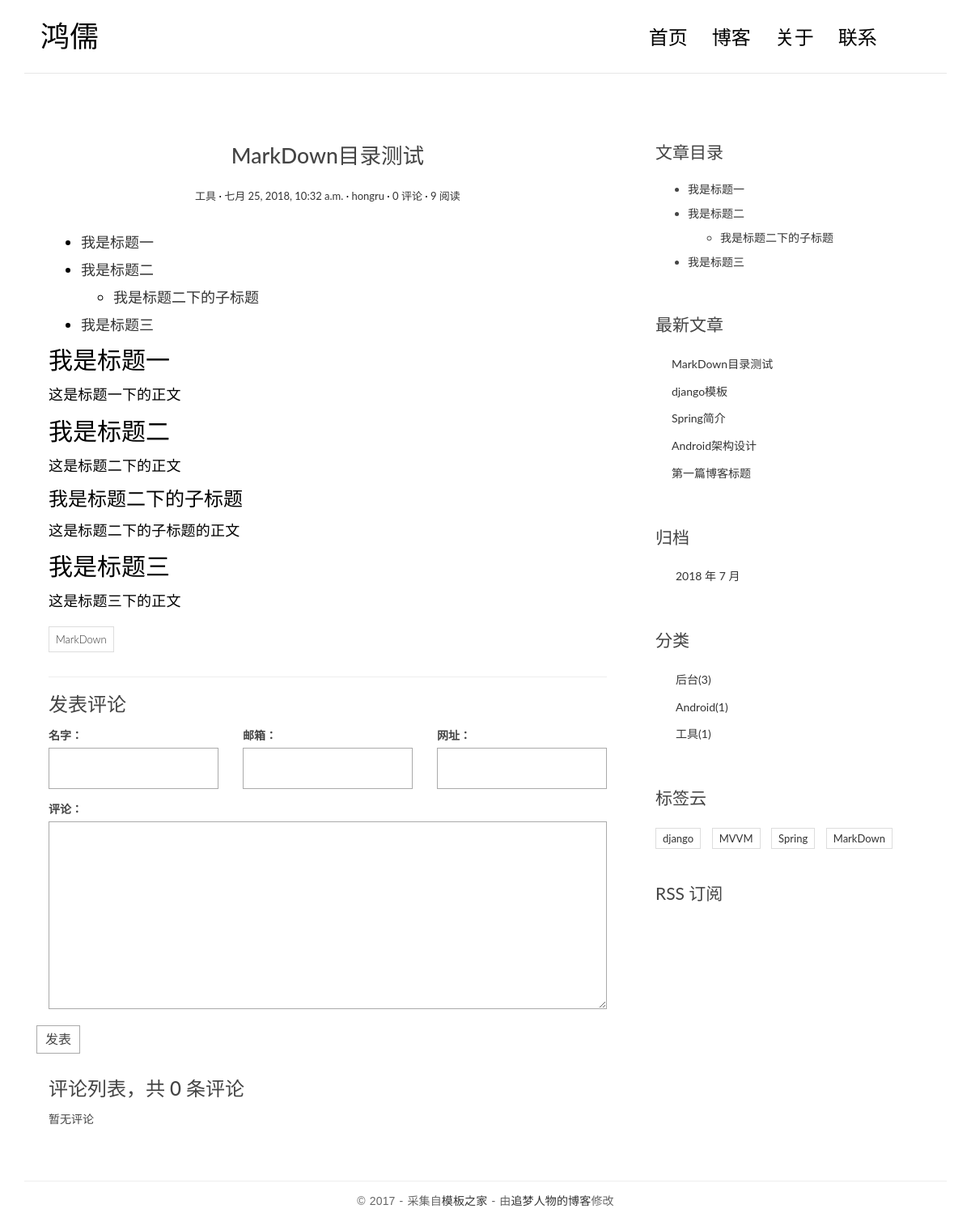
/blog/post/5, run on the app's committed database.
### blog/models.py (models this page shows, shortened)
@python_2_unicode_compatible
class Post(models.Model):
    title = models.CharField(max_length=70)
    body = models.TextField()
    created_time = models.DateTimeField()
    modified_time = models.DateTimeField()
    excerpt = models.CharField(max_length=200, blank=True)
    category = models.ForeignKey(Category, on_delete=models.CASCADE)
    tags = models.ManyToManyField(Tag, blank=True)
    author = models.ForeignKey(User, on_delete=models.CASCADE)
    views = models.PositiveIntegerField(default=0)
    class Meta:
        ordering = ['-created_time']
    def increase_views(self):
        self.views += 1
        self.save(update_fields=['views'])
    def save(self, *args, **kwargs):
        if not self.excerpt:
            md = markdown.Markdown(extensions=[
                'markdown.extensions.extra',
                'markdown.extensions.codehilite',
            ])
            self.excerpt = strip_tags(md.convert(self.body)[:54])
        super(Post, self).save(*args, **kwargs)
    def get_absolute_url(self):
        return reverse('blog:detail', kwargs={'pk': self.pk})

@python_2_unicode_compatible
class Category(models.Model):
    name = models.CharField(max_length=100)

@python_2_unicode_compatible
class Tag(models.Model):
    name = models.CharField(max_length=100)

### blog/views.py (the view)
# urls.py: url(r'^post/(?P<pk>[0-9]+)', views.PostDetailView.as_view(), name='detail'),
class PostDetailView(DetailView):
    model = Post
    template_name = 'blog/detail.html'
    context_object_name = 'post'
    def get(self, request, *args, **kwargs):
        response = super(PostDetailView, self).get(request, *args, **kwargs)
        self.object.increase_views()
        return response
    def get_object(self, queryset=None):
        post = super(PostDetailView, self).get_object(queryset=None)
        md = markdown.Markdown(
            extensions=[
                'markdown.extensions.extra',
                'markdown.extensions.codehilite',
                TocExtension(slugify=slugify),
            ]
        )
        post.body = md.convert(post.body)
        post.toc = md.toc
        return post
    def get_context_data(self, **kwargs):
        context = super(PostDetailView, self).get_context_data(**kwargs)
        form = CommentForm()
        comment_list = self.object.comment_set.all()
        context.update({
            'form': form,
            'comment_list': comment_list
        })
        return context

### comments/forms.py
class CommentForm(forms.ModelForm):
    class Meta:
        model = Comment
        fields = ['name', 'email', 'url', 'text']

### blog/templatetags/blog_tags.py (called while the page is built)
@register.simple_tag
def get_recent_posts(num=5):
    return Post.objects.all().order_by('-created_time')[:num]

@register.simple_tag
def archives():
    return Post.objects.dates('created_time', 'month', order='DESC')

@register.simple_tag
def get_categories():
    return Category.objects.annotate(num_posts=Count('post')).filter(num_posts__gt=0)

@register.simple_tag
def get_tags():
    return Tag.objects.annotate(num_posts=Count('post')).filter(num_posts__gt=0)

### templates/blog/detail.html (shortened to what this page needs)
{% extends 'base.html' %}
{% block main %}
    <article class="post post-1">
        <header class="entry-header">
            <h1 class="entry-title">{{ post.title }}</h1>
            <div class="entry-meta">
                <span class="post-category"><a href="#">{{ post.category.name }}</a></span>
                <span class="post-date"><a href="#"><time class="entry-date"
                                                          datetime="{{ post.created_time }}">{{ post.created_time }}</time></a></span>
                <span class="post-author"><a href="#">{{ post.author }}</a></span>
                <span class="comments-link"><a href="#">{{ comment_list.count }} 评论</a></span>
                <span class="views-count"><a href="#">{{ post.views }} 阅读</a></span>
            </div>
        </header>
        <div class="entry-content clearfix">
            {{ post.body|safe }}
            <div class="widget-tag-cloud">
                <ul>
                    {% for tag in post.tags.all %}
                        <li><a href="{% url 'blog:tag' tag.pk %}">{{ tag.name }}</a></li>
                    {% endfor %}
                </ul>
            </div>
        </div>
    </article>
    <section class="comment-area" id="comment-area">
        <hr>
        <h3>发表评论</h3>
        <form action="{% url 'comments:post_comment' post.pk %}" method="post" class="comment-form">
            <div class="row">
                <div class="col-md-4">
                    <label for="{{ form.name.id_for_label }}">名字：</label>
                    {{ form.name }}
                </div>
                <div class="col-md-4">
                    <label for="{{ form.email.id_for_label }}">邮箱：</label>
                    {{ form.email }}
                </div>
                <div class="col-md-4">
                    <label for="{{ form.url.id_for_label }}">网址：</label>
                    {{ form.url }}
                </div>
                <div class="col-md-12">
                    <label for="{{ form.text.id_for_label }}">评论：</label>
                    {{ form.text }}
                </div>
                <button type="submit" class="comment-btn">发表</button>
            </div>
        </form>
        <div class="comment-list-panel">
            <h3>评论列表，共 <span>{{ comment_list.count }}</span> 条评论</h3>
            <ul class="comment-list list-unstyled">
                {% for comment in comment_list %}
                    <li class="comment-item">
                        <span class="nickname">{{ comment.name }}</span>
                        <time class="submit-date"
                              datetime="{{ comment.created_time }}">{{ comment.created_time }}</time>
                        <div class="text">
                            {{ comment.text }}
                        </div>
                    </li>
                {% empty %}
                    暂无评论
                {% endfor %}
            </ul>
        </div>
    </section>
{% endblock main %}
{% block toc %}
    <div class="widget widget-content">
        <h3 class="widget-title">文章目录</h3>
        {{ post.toc|safe }}
    </div>
{% endblock toc %}

### templates/base.html (shortened to what this page needs)
{% load static %}
{% load blog_tags %}
<!DOCTYPE html>
<html>
<head>
    <link rel="stylesheet" href="{% static 'blog/css/bootstrap.min.css' %}">
    <link rel="stylesheet" href="http://code.ionicframework.com/ionicons/2.0.1/css/ionicons.min.css">
    <link rel="stylesheet" href="{% static 'blog/css/pace.css' %}">
    <link rel="stylesheet" href="{% static 'blog/css/custom.css' %}">
    <link rel="stylesheet" href="{% static 'blog/css/highlights/friendly.css' %}">
</head>
<body>
<div class="container">
    <header id="site-header">
        <div class="row">
            <div class="col-md-4 col-sm-5 col-xs-8">
                <div class="logo">
                    <h1><a href="{% url 'blog:index' %}"><b>鸿儒</b></a></h1>
                </div>
            </div>
            <div class="col-md-8 col-sm-7 col-xs-4">
                <nav class="main-nav" role="navigation">
                    <div class="collapse navbar-collapse" id="bs-example-navbar-collapse-1">
                        <ul class="nav navbar-nav navbar-right">
                            <li class="cl-effect-11"><a href="index.html" data-hover="首页">首页</a></li>
                            <li class="cl-effect-11"><a href="full-width.html" data-hover="博客">博客</a></li>
                            <li class="cl-effect-11"><a href="about.html" data-hover="关于">关于</a></li>
                            <li class="cl-effect-11"><a href="contact.html" data-hover="联系">联系</a></li>
                        </ul>
                    </div>
                </nav>
            </div>
        </div>
    </header>
</div>
<div class="content-body">
    <div class="container">
        <div class="row">
            <main class="col-md-8">
                {% block main %}
                {% endblock main %}
            </main>
            <aside class="col-md-4">
                {% block toc %}
                {% endblock toc %}
                <div class="widget widget-recent-posts">
                    <h3 class="widget-title">最新文章</h3>
                    {% get_recent_posts as recent_post_list %}
                    <ul>
                        {% for post in recent_post_list %}
                            <li>
                                <a href="{{ post.get_absolute_url }}">{{ post.title }}</a>
                            </li>
                        {% endfor %}
                    </ul>
                </div>
                <div class="widget widget-archives">
                    <h3 class="widget-title">归档</h3>
                    {% archives as date_list %}
                    <ul>
                        {% for date in date_list %}
                            <li>
                                <a href="{% url 'blog:archives' date.year date.month %}">{{ date.year }}
                                    年 {{ date.month }} 月</a>
                            </li>
                        {% empty %}
                            暂无归档
                        {% endfor %}
                    </ul>
                </div>
                <div class="widget widget-category">
                    <h3 class="widget-title">分类</h3>
                    {% get_categories as category_list %}
                    <ul>
                        {% for category in category_list %}
                            <li>
                                <a href="{% url 'blog:category' category.pk %}">{{ category.name }}<span
                                        class="post-count">({{ category.num_posts }})</span> </a>
                            </li>
                        {% empty %}
                            暂无分类
                        {% endfor %}
                    </ul>
                </div>
                <div class="widget widget-tag-cloud">
                    <h3 class="widget-title">标签云</h3>
                    {% get_tags as tag_list %}
                    <ul>
                        {% for tag in tag_list %}
                            <li>
                                <a href="{% url 'blog:tag' tag.pk %}">{{ tag.name }}</a>
                            </li>
                        {% empty %}
                            暂无标签
                        {% endfor %}
                    </ul>
                </div>
                <div class="rss">
                    <a href="{% url 'blog:rss' %}"> RSS 订阅</a>
                </div>
            </aside>
        </div>
    </div>
</div>
<footer id="site-footer">
    <div class="container">
        <div class="row">
            <div class="col-md-12">
                <p class="copyright">&copy 2017 - 采集自<a href="http://www.cssmoban.com/"
                                                        target="_blank" title="模板之家">模板之家</a>
                    - 由<a href="http://zmrenwu.com/" title="网页模板" target="_blank">追梦人物的博客</a>修改
                </p>
            </div>
        </div>
    </div>
</footer>
</body>
</html>

### blog/static/blog/css/custom.css (style rules this page uses)
* { outline: none; }
h1, h2, h3, h4, h5, h6 { margin-top: 0; }
b { font-weight: 400; }
a { color: #333; }
body { color: #444; font-family: 'Lato', sans-serif; }
p { font-family: 'Ubuntu', sans-serif; font-weight: 400; word-spacing: 1px; letter-spacing: 0.01em; }
#site-header { background-color: #FFF; padding: 25px 20px; margin-bottom: 40px; border-bottom: 1px solid #e7e7e7; }
.logo h1 a { color: #000; }
.logo h1 { margin: 0; font-family: 'Lato', sans-serif; font-weight: 300; }
.main-nav { margin-top: 11px; max-width: 95%; }
.main-nav a { color: #000000 !important; padding: 0 0 5px 0 !important; margin-right: 30px; font-family: 'Lato', sans-serif; font-weight: 300; font-size: 24px; }
.cl-effect-11 a { padding: 10px 0; color: #0972b4; text-shadow: none; }
.cl-effect-11 a::before { position: absolute; top: 0; left: 0; overflow: hidden; padding: 0 0 5px 0 !important; max-width: 0; border-bottom: 1px solid #000; color: #000; content: attr(data-hover); white-space: nowrap; -webkit-transition: max-width 0.5s; -moz-transition: max-width 0.5s; transition: max-width 0.5s; }
.content-body { padding-bottom: 4em; }
.post { background: #fff; padding: 30px 30px 0; }
.entry-title { text-align: center; font-size: 1.9em; margin-bottom: 20px; line-height: 1.6; padding: 10px 20px 0; }
.entry-meta { text-align: center; color: #DDDDDD; font-size: 13px; margin-bottom: 30px; }
.entry-content { font-size: 18px; line-height: 1.9; font-weight: 300; color: #000; }
.post-category::after, .post-date::after, .post-author::after, .comments-link::after { content: ' ·'; color: #000; }
.widget { background: #fff; padding: 30px 0 0; }
.widget-title { font-size: 1.5em; margin-bottom: 20px; line-height: 1.6; padding: 10px 0 0; font-weight: 400; }
.widget-recent-posts ul { padding: 0; margin: 0; padding-left: 20px; }
.widget-recent-posts ul li { list-style-type: none; position: relative; line-height: 170%; margin-bottom: 10px; }
.widget-recent-posts ul li::before { content: '\f3d3'; font-family: "Ionicons"; position: absolute; left: -17px; top: 3px; font-size: 16px; color: #000; }
.widget-archives ul { padding: 0; margin: 0; padding-left: 25px; }
.widget-archives ul li { list-style-type: none; position: relative; line-height: 170%; margin-bottom: 10px; }
.widget-archives ul li::before { content: '\f3f3'; font-family: "Ionicons"; position: absolute; left: -25px; top: 1px; font-size: 16px; color: #000; }
.widget-category ul { padding: 0; margin: 0; padding-left: 25px; }
.widget-category ul li { list-style-type: none; position: relative; line-height: 170%; margin-bottom: 10px; }
.widget-category ul li::before { content: '\f3fe'; font-family: "Ionicons"; position: absolute; left: -25px; top: 1px; font-size: 18px; color: #000; }
.widget-tag-cloud ul { padding: 0; margin: 0; margin-right: -10px; }
.widget-tag-cloud ul li { list-style-type: none; font-size: 13px; display: inline-block; margin-right: 10px; margin-bottom: 10px; padding: 3px 8px; border: 1px solid #ddd; }
.widget-content ul ul { margin-top: 10px; }
.widget-content ul li { margin-bottom: 10px; }
.rss { font-size: 21px; margin-top: 30px; }
.rss a { color: #444; }
#site-footer { padding-top: 10px; padding: 0 0 1.5em 0; }
.copyright { text-align: center; padding-top: 1em; margin: 0; border-top: 1px solid #eee; color: #666; }
.contact-form input, .comment-form input { border: 1px solid #aaa; margin-bottom: 15px; width: 100%; padding: 15px 15px; font-size: 16px; line-height: 100%; transition: 0.4s border-color linear; }
.contact-form textarea, .comment-form textarea { border: 1px solid #aaa; margin-bottom: 15px; width: 100%; padding: 15px 15px; font-size: 16px; line-height: 20px !important; min-height: 183px; transition: 0.4s border-color linear; }
.comment-area { padding: 0 30px 0; }
.comment-form { margin-top: 15px; }
.comment-form .comment-btn { background-color: #fff; border: 1px solid #aaa; font-size: 16px; padding: 5px 10px; }
.comment-list-panel { margin-top: 30px; }
.comment-list { margin-top: 15px; }

### data on the page
Post: title "MarkDown目录测试", category.name "工具", created_time "七月 25, 2018, 10:32 a.m.", author "hongru", count "0", views "9", body "我是标题一 我是标题二 我是标题二下的子标题 我是标题三 我是标题一 这是标题一下的正文 我是标题二 这是标题二下的正文 我是标题二下的子标题 这是标题二下的子标题的正文 我是标题三 这是标题三下的正文", toc "我是标题一 我是标题二 我是标题二下的子标题 我是标题三"
Tag: name "MarkDown"
Post: title "django模板"
Post: title "Spring简介"
Post: title "Android架构设计"
Post: title "第一篇博客标题"
Category: name "后台", num_posts "3"
Category: name "Android", num_posts "1"
Category: name "工具", num_posts "1"
Tag: name "django"
Tag: name "MVVM"
Tag: name "Spring"

### other printed values
{{ comment_list.count }} "0"
{{ date.year }} "2018"
{{ date.month }} "7"
